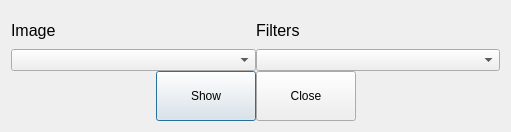
<?xml version="1.0" encoding="UTF-8"?>
<ui version="4.0">
 <class>HistoryWindow</class>
 <widget class="QDialog" name="HistoryWindow">
  <property name="geometry">
   <rect>
    <x>0</x>
    <y>0</y>
    <width>511</width>
    <height>132</height>
   </rect>
  </property>
  <property name="windowTitle">
   <string>Dialog</string>
  </property>
  <layout class="QVBoxLayout" name="verticalLayout_4">
   <item>
    <layout class="QVBoxLayout" name="verticalLayout_3">
     <property name="spacing">
      <number>0</number>
     </property>
     <item>
      <layout class="QHBoxLayout" name="horizontalLayout_4">
       <item>
        <layout class="QVBoxLayout" name="verticalLayout">
         <property name="spacing">
          <number>0</number>
         </property>
         <item>
          <layout class="QHBoxLayout" name="horizontalLayout">
           <property name="spacing">
            <number>7</number>
           </property>
           <item>
            <widget class="QLabel" name="label">
             <property name="font">
              <font>
               <pointsize>12</pointsize>
              </font>
             </property>
             <property name="text">
              <string>Image</string>
             </property>
            </widget>
           </item>
           <item>
            <spacer name="horizontalSpacer">
             <property name="orientation">
              <enum>Qt::Orientation::Horizontal</enum>
             </property>
             <property name="sizeHint" stdset="0">
              <size>
               <width>40</width>
               <height>20</height>
              </size>
             </property>
            </spacer>
           </item>
          </layout>
         </item>
         <item>
          <widget class="QComboBox" name="imageList"/>
         </item>
        </layout>
       </item>
       <item>
        <layout class="QVBoxLayout" name="verticalLayout_2">
         <property name="spacing">
          <number>0</number>
         </property>
         <item>
          <layout class="QHBoxLayout" name="horizontalLayout_2">
           <property name="spacing">
            <number>7</number>
           </property>
           <item>
            <widget class="QLabel" name="label_2">
             <property name="font">
              <font>
               <pointsize>12</pointsize>
              </font>
             </property>
             <property name="text">
              <string>Filters</string>
             </property>
            </widget>
           </item>
           <item>
            <spacer name="horizontalSpacer_2">
             <property name="orientation">
              <enum>Qt::Orientation::Horizontal</enum>
             </property>
             <property name="sizeHint" stdset="0">
              <size>
               <width>40</width>
               <height>20</height>
              </size>
             </property>
            </spacer>
           </item>
          </layout>
         </item>
         <item>
          <widget class="QComboBox" name="imageList_2"/>
         </item>
        </layout>
       </item>
      </layout>
     </item>
     <item>
      <layout class="QHBoxLayout" name="horizontalLayout_3">
       <item>
        <spacer name="horizontalSpacer_3">
         <property name="orientation">
          <enum>Qt::Orientation::Horizontal</enum>
         </property>
         <property name="sizeHint" stdset="0">
          <size>
           <width>40</width>
           <height>20</height>
          </size>
         </property>
        </spacer>
       </item>
       <item>
        <widget class="QPushButton" name="showButton">
         <property name="minimumSize">
          <size>
           <width>100</width>
           <height>25</height>
          </size>
         </property>
         <property name="maximumSize">
          <size>
           <width>125</width>
           <height>50</height>
          </size>
         </property>
         <property name="text">
          <string>Show</string>
         </property>
        </widget>
       </item>
       <item>
        <widget class="QPushButton" name="closeButton">
         <property name="minimumSize">
          <size>
           <width>100</width>
           <height>25</height>
          </size>
         </property>
         <property name="maximumSize">
          <size>
           <width>125</width>
           <height>50</height>
          </size>
         </property>
         <property name="text">
          <string>Close</string>
         </property>
        </widget>
       </item>
       <item>
        <spacer name="horizontalSpacer_4">
         <property name="orientation">
          <enum>Qt::Orientation::Horizontal</enum>
         </property>
         <property name="sizeHint" stdset="0">
          <size>
           <width>40</width>
           <height>20</height>
          </size>
         </property>
        </spacer>
       </item>
      </layout>
     </item>
    </layout>
   </item>
  </layout>
 </widget>
 <resources/>
 <connections/>
</ui>
